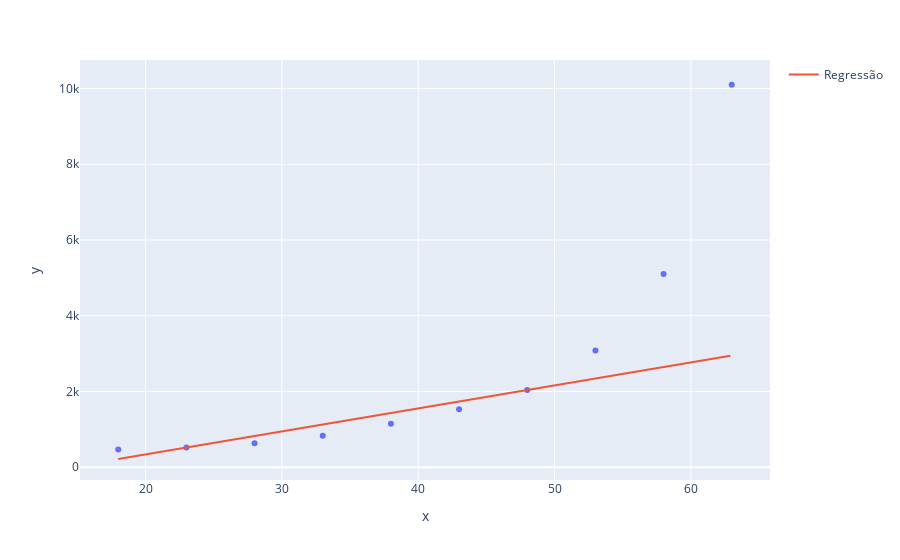

Notebook cell for this chart:
### Code cell
grafico = px.scatter(x = x_plano_saude2.ravel(), y = y_plano_saude2)
grafico.add_scatter(x= x_teste_arvore.ravel(), y = regressor_svr_saude_linear.predict(x_teste_arvore), name= 'Regressão')
grafico.show()

### Figure 1 — Plotly figure (JSON) as saved in the notebook; plotly's stock layout.template omitted (floating-point values rounded to 4 significant figures; data arrays with more than 128 entries replaced by an {"elided": "..."} marker saying what was removed)
{"data": [{"hovertemplate": "x=%{x}<br>y=%{y}<extra></extra>", "legendgroup": "", "marker": {"color": "#636efa", "symbol": "circle"}, "mode": "markers", "name": "", "orientation": "v", "showlegend": false, "type": "scatter", "x": [18, 23, 28, 33, 38, 43, 48, 53, 58, 63], "xaxis": "x", "y": [470, 520, 630, 830, 1150, 1530, 2040, 3080, 5100, 10100], "yaxis": "y"}, {"name": "Regressão", "type": "scatter", "x": {"elided": "450 float values"}, "y": {"elided": "450 float values"}}], "layout": {"legend": {"tracegroupgap": 0}, "margin": {"t": 60}, "xaxis": {"anchor": "y", "domain": [0, 1], "title": {"text": "x"}}, "yaxis": {"anchor": "x", "domain": [0, 1], "title": {"text": "y"}}}}
